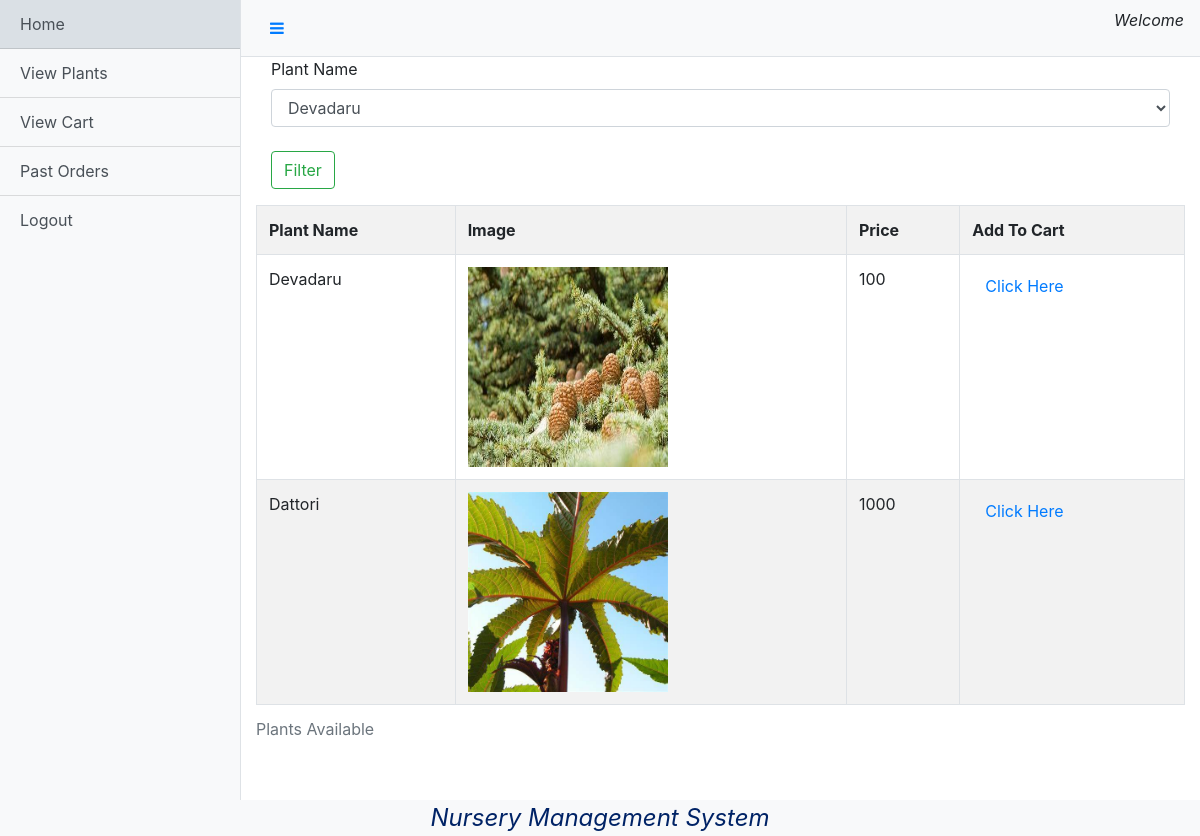
Page /customer/viewPlant on the committed database.
### nursery/models.py (models this page shows)
class Plant(models.Model):
    name=models.CharField(max_length=200)
    image=models.ImageField(upload_to='plant_pics')
    price=models.IntegerField()
    created_by=models.ForeignKey(User,on_delete=models.CASCADE)

### customer/views.py (the view)
# urls.py: path('viewPlant',views.viewPlant,name="viewPlant"),
def viewPlant(request):
    if request.method=="POST":
        name=request.POST["name"]
        obj = Plant.objects.filter(name=name)
        return render(request,"customer/viewPlant.html",{'obj':obj,'distinct':filter()})
    obj = Plant.objects.all()
    return render(request,"customer/viewPlant.html",{'obj':obj,'distinct':filter()})

### customer/views.py (called while the page is built)
def filter():
    return Plant.objects.all().values_list('name',flat=True).distinct()

### templates/customer/viewPlant.html (shortened to what this page needs)
{%extends "customer/dashboard.html"%}
{%block content%}
<form action="/customer/viewPlant" method="POST">
    <div class="container">
        <div class="row form-group">
            <div class="col-sm">
                <label for="Name">Plant Name</label>
                <select name="name" id="Name" class="form-control">
                    {%for item in distinct%}
                    <option value="{{item}}">{{item}}</option>
                    {%endfor%}
                </select>
                <br>
                <input type="submit" value="Filter" class="btn btn-outline-success">
            </div>
        </div>
    </div>
</form>
<table class="table table-striped table-bordered table-hover">
    <caption>Plants Available</caption>
    <tr>
        <th>Plant Name</th>
        <th>Image</th>
        <th>Price</th>
        <th>Add To Cart</th>
    </tr>
    {%for item in obj%}
    <tr>
        <td>{{item.name}}</td>
        <td><img src="{{item.image.url}}" width="200" height="200" alt="Image"></td>
        <td>{{item.price}}</td>
        <td><a href="/customer/addCart/{{item.id}}" class="btn btn-link">Click Here</td>
    </tr>
    {%endfor%}
</table>
{%endblock%}

### templates/customer/dashboard.html (shortened to what this page needs)
{%load static%}
<!DOCTYPE html>
<html lang="en">
<head>
    <link rel="stylesheet" href="https://stackpath.bootstrapcdn.com/bootstrap/4.5.2/css/bootstrap.min.css">
    <link rel="stylesheet" href="https://cdnjs.cloudflare.com/ajax/libs/font-awesome/4.7.0/css/font-awesome.min.css">
    <link rel="stylesheet" href="{% static 'dashboard.css' %}">
</head>
<body>
  <div class="d-flex" id="wrapper">
    <div class="bg-light border-right" id="sidebar-wrapper">
      <div class="list-group list-group-flush">
        <a href="/customer/dashboard" class="list-group-item list-group-item-action bg-light">Home</a>
        <a href="/customer/viewPlant" class="list-group-item list-group-item-action bg-light">View Plants</a>
        <a href="/customer/viewCart" class="list-group-item list-group-item-action bg-light">View Cart</a>
        <a href="/customer/order" class="list-group-item list-group-item-action bg-light">Past Orders</a>
        <a href="/logout" class="list-group-item list-group-item-action bg-light">Logout</a>
      </div>
    </div>
    <div id="page-content-wrapper">
      <nav class="navbar navbar-expand-lg navbar-light bg-light border-bottom">
        <button class="btn btn-link" id="menu-toggle"><i class="fa fa-bars" aria-hidden="true"></i></button>
        <p class="justify-content-end ml-auto" style="font-style: oblique;">Welcome {{request.user.username}}</p>
      </nav>
      <div class="container-fluid">
            {%block content%}
            {%endblock%}
      </div>
    </div>
  </div>
  <div class="footer obq bg-light">
    Nursery Management System
  </div>
</body>
</html>

### static/dashboard.css (style rules this page uses)
#wrapper { overflow-x: hidden; }
#sidebar-wrapper { min-height: 100vh; margin-left: -15rem; -webkit-transition: margin .25s ease-out; -moz-transition: margin .25s ease-out; -o-transition: margin .25s ease-out; transition: margin .25s ease-out; }
.footer { font-weight: 400; font-size: 1.3em; left: 0; bottom: 0; width: 100%; color: #002366; text-align: center; }
#sidebar-wrapper .list-group { width: 15rem; }
#page-content-wrapper { min-width: 100vw; }
@media (min-width: 768px) { #sidebar-wrapper { margin-left: 0; } }
@media (min-width: 768px) { #page-content-wrapper { min-width: 0; width: 100%; } }
.obq { font-style: oblique; font-size: 1.5em; text-align:center; }

### rows in the picture
Plant: name "Devadaru", image (picture), price "100"
Plant: name "Dattori", image (picture), price "1000"

### other values in the picture
form field name "Devadaru"
